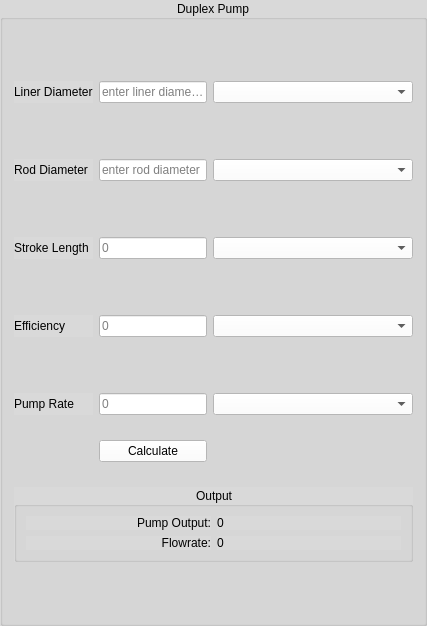
         <widget class="QGroupBox" name="groupBox">
          <property name="maximumSize">
           <size>
            <width>1000</width>
            <height>16777215</height>
           </size>
          </property>
          <property name="font">
           <font>
            <family>Segoe UI</family>
            <pointsize>9</pointsize>
            <weight>50</weight>
            <bold>false</bold>
            <kerning>true</kerning>
           </font>
          </property>
          <property name="styleSheet">
           <string notr="true">background-color: rgb(217, 217, 217);</string>
          </property>
          <property name="title">
           <string>Duplex Pump</string>
          </property>
          <property name="alignment">
           <set>Qt::AlignCenter</set>
          </property>
          <layout class="QGridLayout" name="gridLayout_15">
           <item row="3" column="0">
            <widget class="QLabel" name="label_7">
             <property name="font">
              <font>
               <family>Segoe UI</family>
               <pointsize>9</pointsize>
               <weight>50</weight>
               <bold>false</bold>
               <kerning>true</kerning>
              </font>
             </property>
             <property name="text">
              <string>Rod Diameter</string>
             </property>
            </widget>
           </item>
           <item row="12" column="0">
            <spacer name="verticalSpacer_4">
             <property name="orientation">
              <enum>Qt::Vertical</enum>
             </property>
             <property name="sizeType">
              <enum>QSizePolicy::Preferred</enum>
             </property>
             <property name="sizeHint" stdset="0">
              <size>
               <width>20</width>
               <height>50</height>
              </size>
             </property>
            </spacer>
           </item>
           <item row="14" column="1">
            <widget class="QLineEdit" name="dPumpRateLineEdit">
             <property name="font">
              <font>
               <family>Segoe UI</family>
               <pointsize>9</pointsize>
               <weight>50</weight>
               <bold>false</bold>
               <kerning>true</kerning>
              </font>
             </property>
             <property name="styleSheet">
              <string notr="true">background-color: rgb(255, 255, 255);</string>
             </property>
             <property name="placeholderText">
              <string>0</string>
             </property>
            </widget>
           </item>
           <item row="6" column="0">
            <spacer name="verticalSpacer_2">
             <property name="orientation">
              <enum>Qt::Vertical</enum>
             </property>
             <property name="sizeType">
              <enum>QSizePolicy::Preferred</enum>
             </property>
             <property name="sizeHint" stdset="0">
              <size>
               <width>20</width>
               <height>50</height>
              </size>
             </property>
            </spacer>
           </item>
           <item row="7" column="1">
            <widget class="QLineEdit" name="dStrokeLengthLineEdit">
             <property name="maximumSize">
              <size>
               <width>16777215</width>
               <height>16777215</height>
              </size>
             </property>
             <property name="font">
              <font>
               <family>Segoe UI</family>
               <pointsize>9</pointsize>
               <weight>50</weight>
               <bold>false</bold>
               <kerning>true</kerning>
              </font>
             </property>
             <property name="styleSheet">
              <string notr="true">background-color: rgb(255, 255, 255);</string>
             </property>
             <property name="placeholderText">
              <string>0</string>
             </property>
            </widget>
           </item>
           <item row="1" column="2">
            <widget class="QComboBox" name="dLinerDiameterCBox">
             <property name="minimumSize">
              <size>
               <width>200</width>
               <height>0</height>
              </size>
             </property>
             <property name="maximumSize">
              <size>
               <width>200</width>
               <height>16777215</height>
              </size>
             </property>
             <property name="font">
              <font>
               <family>Segoe UI</family>
               <pointsize>9</pointsize>
               <weight>50</weight>
               <bold>false</bold>
               <kerning>true</kerning>
              </font>
             </property>
             <property name="styleSheet">
              <string notr="true">background-color: rgb(255, 255, 255);</string>
             </property>
            </widget>
           </item>
           <item row="11" column="1">
            <widget class="QLineEdit" name="dEfficiencyLineEdit">
             <property name="font">
              <font>
               <family>Segoe UI</family>
               <pointsize>9</pointsize>
               <weight>50</weight>
               <bold>false</bold>
               <kerning>true</kerning>
              </font>
             </property>
             <property name="styleSheet">
              <string notr="true">background-color: rgb(255, 255, 255);</string>
             </property>
             <property name="placeholderText">
              <string>0</string>
             </property>
            </widget>
           </item>
           <item row="16" column="1">
            <widget class="QPushButton" name="dCalculateButton">
             <property name="maximumSize">
              <size>
               <width>200</width>
               <height>16777215</height>
              </size>
             </property>
             <property name="font">
              <font>
               <family>Segoe UI</family>
               <pointsize>9</pointsize>
               <weight>50</weight>
               <bold>false</bold>
               <kerning>true</kerning>
              </font>
             </property>
             <property name="styleSheet">
              <string notr="true">background-color: rgb(255, 255, 255);</string>
             </property>
             <property name="text">
              <string>Calculate</string>
             </property>
            </widget>
           </item>
           <item row="10" column="0">
            <spacer name="verticalSpacer_11">
             <property name="orientation">
              <enum>Qt::Vertical</enum>
             </property>
             <property name="sizeType">
              <enum>QSizePolicy::Preferred</enum>
             </property>
             <property name="sizeHint" stdset="0">
              <size>
               <width>20</width>
               <height>50</height>
              </size>
             </property>
            </spacer>
           </item>
           <item row="11" column="2">
            <widget class="QComboBox" name="dEfficiencyCBox">
             <property name="minimumSize">
              <size>
               <width>200</width>
               <height>0</height>
              </size>
             </property>
             <property name="maximumSize">
              <size>
               <width>200</width>
               <height>16777215</height>
              </size>
             </property>
             <property name="font">
              <font>
               <family>Segoe UI</family>
               <pointsize>9</pointsize>
               <weight>50</weight>
               <bold>false</bold>
               <kerning>true</kerning>
              </font>
             </property>
             <property name="styleSheet">
              <string notr="true">background-color: rgb(255, 255, 255);</string>
             </property>
            </widget>
           </item>
           <item row="14" column="0">
            <widget class="QLabel" name="label_26">
             <property name="font">
              <font>
               <family>Segoe UI</family>
               <pointsize>9</pointsize>
               <weight>50</weight>
               <bold>false</bold>
               <kerning>true</kerning>
              </font>
             </property>
             <property name="text">
              <string>Pump Rate</string>
             </property>
            </widget>
           </item>
           <item row="7" column="2">
            <widget class="QComboBox" name="dStrokeLengthCBox">
             <property name="minimumSize">
              <size>
               <width>200</width>
               <height>0</height>
              </size>
             </property>
             <property name="maximumSize">
              <size>
               <width>200</width>
               <height>16777215</height>
              </size>
             </property>
             <property name="font">
              <font>
               <family>Segoe UI</family>
               <pointsize>9</pointsize>
               <weight>50</weight>
               <bold>false</bold>
               <kerning>true</kerning>
              </font>
             </property>
             <property name="styleSheet">
              <string notr="true">background-color: rgb(255, 255, 255);</string>
             </property>
            </widget>
           </item>
           <item row="16" column="0">
            <spacer name="verticalSpacer_5">
             <property name="orientation">
              <enum>Qt::Vertical</enum>
             </property>
             <property name="sizeType">
              <enum>QSizePolicy::Preferred</enum>
             </property>
             <property name="sizeHint" stdset="0">
              <size>
               <width>20</width>
               <height>60</height>
              </size>
             </property>
            </spacer>
           </item>
           <item row="11" column="0">
            <widget class="QLabel" name="label_25">
             <property name="font">
              <font>
               <family>Segoe UI</family>
               <pointsize>9</pointsize>
               <weight>50</weight>
               <bold>false</bold>
               <kerning>true</kerning>
              </font>
             </property>
             <property name="text">
              <string>Efficiency</string>
             </property>
            </widget>
           </item>
           <item row="1" column="0">
            <widget class="QLabel" name="label_3">
             <property name="font">
              <font>
               <family>Segoe UI</family>
               <pointsize>9</pointsize>
               <weight>50</weight>
               <bold>false</bold>
               <kerning>true</kerning>
              </font>
             </property>
             <property name="text">
              <string>Liner Diameter</string>
             </property>
            </widget>
           </item>
           <item row="3" column="2">
            <widget class="QComboBox" name="dRodDiameterCBox">
             <property name="minimumSize">
              <size>
               <width>200</width>
               <height>0</height>
              </size>
             </property>
             <property name="maximumSize">
              <size>
               <width>200</width>
               <height>16777215</height>
              </size>
             </property>
             <property name="font">
              <font>
               <family>Segoe UI</family>
               <pointsize>9</pointsize>
               <weight>50</weight>
               <bold>false</bold>
               <kerning>true</kerning>
              </font>
             </property>
             <property name="styleSheet">
              <string notr="true">background-color: rgb(255, 255, 255);</string>
             </property>
            </widget>
           </item>
           <item row="24" column="0">
            <spacer name="verticalSpacer_31">
             <property name="orientation">
              <enum>Qt::Vertical</enum>
             </property>
             <property name="sizeType">
              <enum>QSizePolicy::Preferred</enum>
             </property>
             <property name="sizeHint" stdset="0">
              <size>
               <width>20</width>
               <height>50</height>
              </size>
             </property>
            </spacer>
           </item>
           <item row="23" column="0" colspan="3">
            <widget class="QGroupBox" name="groupBox_13">
             <property name="font">
              <font>
               <family>Segoe UI</family>
               <pointsize>9</pointsize>
               <weight>50</weight>
               <bold>false</bold>
               <kerning>true</kerning>
              </font>
             </property>
             <property name="title">
              <string>Output</string>
             </property>
             <property name="alignment">
              <set>Qt::AlignCenter</set>
             </property>
             <layout class="QGridLayout" name="gridLayout_17">
              <item row="1" column="0">
               <widget class="QLabel" name="label_27">
                <property name="font">
                 <font>
                  <family>Segoe UI</family>
                  <pointsize>9</pointsize>
                  <weight>50</weight>
                  <bold>false</bold>
                  <kerning>true</kerning>
                 </font>
                </property>
                <property name="text">
                 <string>Pump Output:</string>
                </property>
                <property name="alignment">
                 <set>Qt::AlignRight|Qt::AlignTrailing|Qt::AlignVCenter</set>
                </property>
               </widget>
              </item>
              <item row="2" column="1">
               <widget class="QLabel" name="duplexFlowrateOutputLabel">
                <property name="font">
                 <font>
                  <family>Segoe UI</family>
                  <pointsize>9</pointsize>
                  <weight>50</weight>
                  <bold>false</bold>
                  <kerning>true</kerning>
                 </font>
                </property>
                <property name="text">
                 <string>0</string>
                </property>
               </widget>
              </item>
              <item row="1" column="1">
               <widget class="QLabel" name="duplexPumpOutputLabel">
                <property name="font">
                 <font>
                  <family>Segoe UI</family>
                  <pointsize>9</pointsize>
                  <weight>50</weight>
                  <bold>false</bold>
                  <kerning>true</kerning>
                 </font>
                </property>
                <property name="text">
                 <string>0</string>
                </property>
               </widget>
              </item>
              <item row="2" column="0">
               <widget class="QLabel" name="label_29">
                <property name="font">
                 <font>
                  <family>Segoe UI</family>
                  <pointsize>9</pointsize>
                  <weight>50</weight>
                  <bold>false</bold>
                  <kerning>true</kerning>
                 </font>
                </property>
                <property name="text">
                 <string>Flowrate:</string>
                </property>
                <property name="alignment">
                 <set>Qt::AlignRight|Qt::AlignTrailing|Qt::AlignVCenter</set>
                </property>
               </widget>
              </item>
             </layout>
            </widget>
           </item>
           <item row="3" column="1">
            <widget class="QLineEdit" name="dRodDiameterLineEdit">
             <property name="font">
              <font>
               <family>Segoe UI</family>
               <pointsize>9</pointsize>
               <weight>50</weight>
               <bold>false</bold>
               <kerning>true</kerning>
              </font>
             </property>
             <property name="styleSheet">
              <string notr="true">background-color: rgb(255, 255, 255);</string>
             </property>
             <property name="placeholderText">
              <string>enter rod diameter</string>
             </property>
            </widget>
           </item>
           <item row="14" column="2">
            <widget class="QComboBox" name="dPumpRateCBox">
             <property name="minimumSize">
              <size>
               <width>200</width>
               <height>0</height>
              </size>
             </property>
             <property name="maximumSize">
              <size>
               <width>200</width>
               <height>16777215</height>
              </size>
             </property>
             <property name="font">
              <font>
               <family>Segoe UI</family>
               <pointsize>9</pointsize>
               <weight>50</weight>
               <bold>false</bold>
               <kerning>true</kerning>
              </font>
             </property>
             <property name="styleSheet">
              <string notr="true">background-color: rgb(255, 255, 255);</string>
             </property>
            </widget>
           </item>
           <item row="2" column="0">
            <spacer name="verticalSpacer">
             <property name="orientation">
              <enum>Qt::Vertical</enum>
             </property>
             <property name="sizeType">
              <enum>QSizePolicy::Preferred</enum>
             </property>
             <property name="sizeHint" stdset="0">
              <size>
               <width>20</width>
               <height>50</height>
              </size>
             </property>
            </spacer>
           </item>
           <item row="7" column="0">
            <widget class="QLabel" name="label_40">
             <property name="font">
              <font>
               <family>Segoe UI</family>
               <pointsize>9</pointsize>
               <weight>50</weight>
               <bold>false</bold>
               <kerning>true</kerning>
              </font>
             </property>
             <property name="text">
              <string>Stroke Length</string>
             </property>
            </widget>
           </item>
           <item row="1" column="1">
            <widget class="QLineEdit" name="dLinerDiameterLineEdit">
             <property name="maximumSize">
              <size>
               <width>16777215</width>
               <height>16777215</height>
              </size>
             </property>
             <property name="font">
              <font>
               <family>Segoe UI</family>
               <pointsize>9</pointsize>
               <weight>50</weight>
               <bold>false</bold>
               <kerning>true</kerning>
              </font>
             </property>
             <property name="styleSheet">
              <string notr="true">background-color: rgb(255, 255, 255);</string>
             </property>
             <property name="placeholderText">
              <string>enter liner diameter</string>
             </property>
            </widget>
           </item>
           <item row="0" column="1">
            <spacer name="verticalSpacer_14">
             <property name="orientation">
              <enum>Qt::Vertical</enum>
             </property>
             <property name="sizeType">
              <enum>QSizePolicy::Preferred</enum>
             </property>
             <property name="sizeHint" stdset="0">
              <size>
               <width>20</width>
               <height>50</height>
              </size>
             </property>
            </spacer>
           </item>
          </layout>
         </widget>
